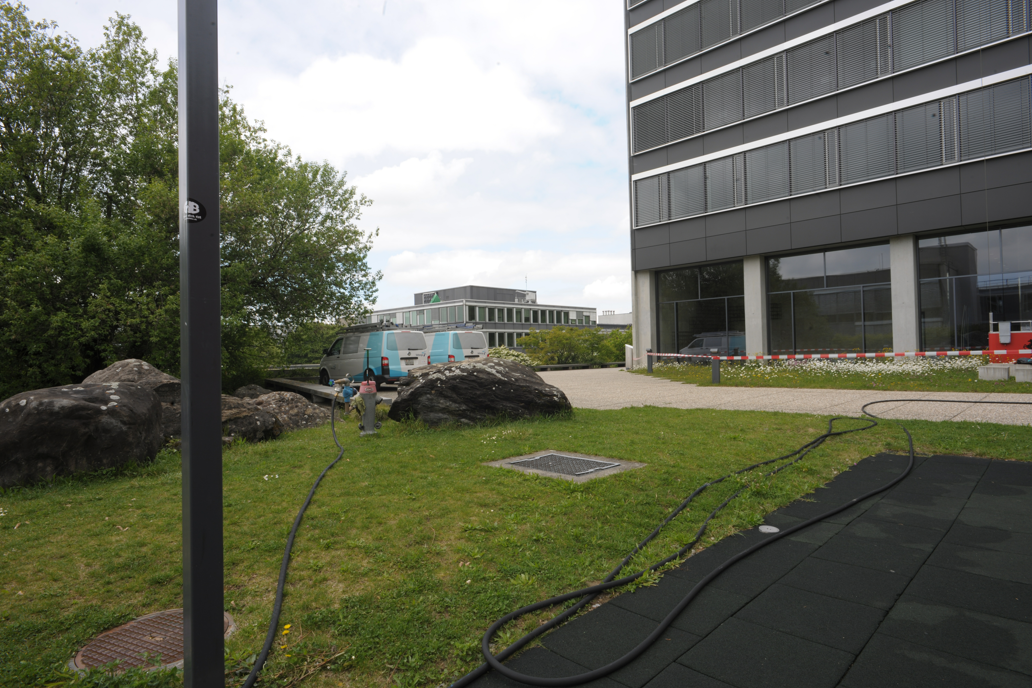
%> input picture Dataset/Stereo_48x96/test/ETH3D/hr/0001/hr0.png, 1032 x 688 px
$ octave generate_testset.m   (GNU Octave 9; MATLAB toolbox functions it lacks are replaced by stand-ins)
%> lines starting %> are read from the running program, lines starting %| are printed output that depends on the picture
### Dataset/Stereo_48x96/test/modcrop.m
function img_cropped = modcrop(img)
h = size(img, 1);
w = size(img, 2);

img_cropped = img(1:floor(h/8)*8, 1:floor(w/8)*8, :);
end

### Dataset/Stereo_48x96/test/generate_testset.m
clc
clear
%% KITTI2012
img_list = dir('./ETH3D_hr/hr');
for idx_file = 3:length(img_list)
    file_name = img_list(idx_file).name;
    % idx_name = find(file_name == '_');
    % file_name = file_name(1:idx_name-1);

    img_0 = imread(['./ETH3D_hr/hr/',img_list(idx_file).name, '/hr0.png']);
%> img_0 is the input picture: size 688x1032x3 uint8; mean R, G, B 103.6, 106.3, 90
    img_1 = imread(['./ETH3D_hr/hr/',img_list(idx_file).name, '/hr1.png']);
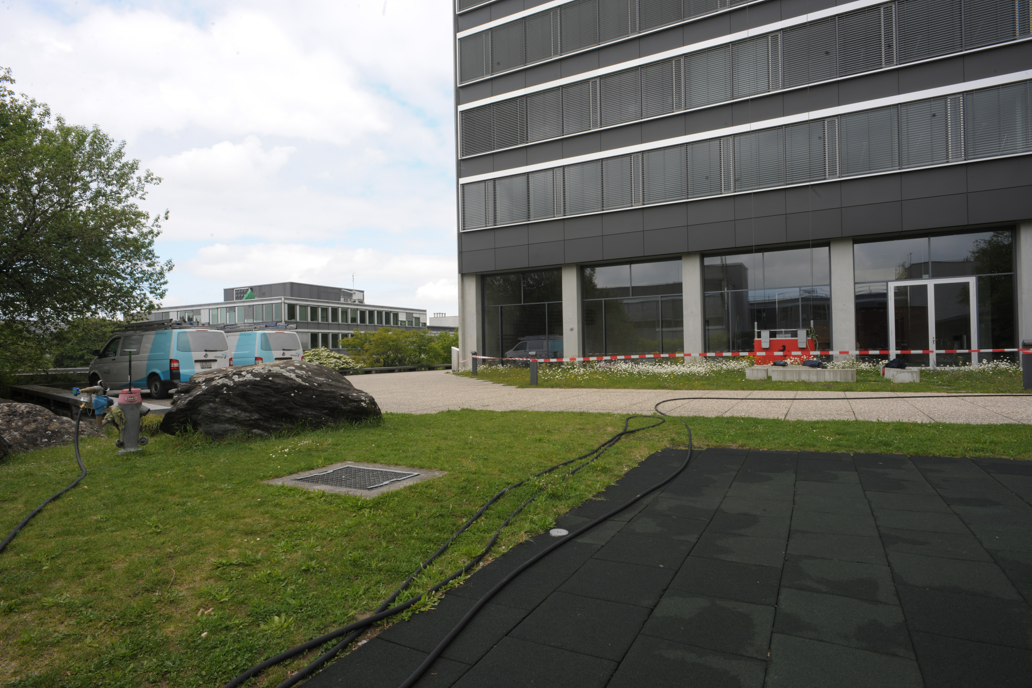
%> input picture Dataset/Stereo_48x96/test/ETH3D/hr/0001/hr1.png, 1032 x 688 px
%> img_1 is the input picture: size 688x1032x3 uint8; mean R, G, B 103.5, 106.2, 93.6
    img_0 = imresize(img_0, 1/2, 'bicubic');
%> img_0: size 344x516x3 uint8
    img_1 = imresize(img_1, 1/2, 'bicubic');
%> img_1: size 344x516x3 uint8

    %% x4
    scale_list = [4, 2];
    for idx_scale = 1:length(scale_list)
        scale = scale_list(idx_scale);

        %% generate HR & LR images
        img_hr_0 = modcrop(img_0);
        img_hr_1 = modcrop(img_1);
        img_lr_0 = imresize(img_hr_0, 1/scale, 'bicubic');
        img_lr_1 = imresize(img_hr_1, 1/scale, 'bicubic');

        mkdir('./ETH3D/hr');
        mkdir(['./ETH3D/hr/', file_name]);
        mkdir(['./ETH3D/lr_x', num2str(scale)]);
        mkdir(['./ETH3D/lr_x', num2str(scale), '/', file_name]);

        imwrite(img_hr_0, ['./ETH3D/hr/', file_name, '/hr0.png']);
        imwrite(img_hr_1, ['./ETH3D/hr/', file_name, '/hr1.png']);
        imwrite(img_lr_0, ['./ETH3D/lr_x', num2str(scale), '/', file_name, '/lr0.png']);
        imwrite(img_lr_1, ['./ETH3D/lr_x', num2str(scale), '/', file_name, '/lr1.png']);
    end
%> this loop made 2 passes
%> pass 1, in modcrop, `img_cropped = img(1:floor(h/8)*8, 1:floor(w/8)*8, :);`:
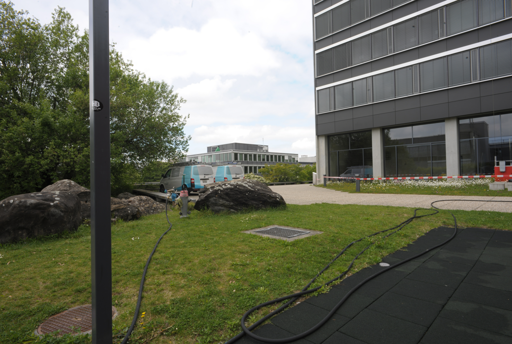
%> img_cropped: size 344x512x3 uint8; mean R, G, B 103.9, 106.6, 90.2
%> pass 1, in modcrop (call 2), `img_cropped = img(1:floor(h/8)*8, 1:floor(w/8)*8, :);`:
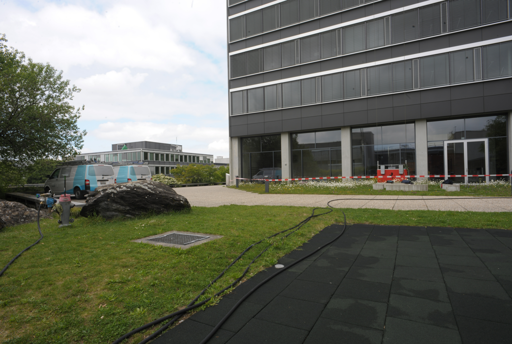
%> img_cropped: size 344x512x3 uint8; mean R, G, B 103.7, 106.4, 93.8
%> pass 1, `img_lr_0 = imresize(img_hr_0, 1/scale, 'bicubic');`:
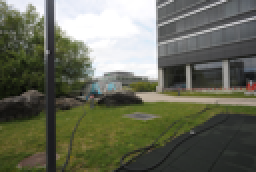
%> img_lr_0: size 86x128x3 uint8 (shown 2 times larger); mean R, G, B 103.9, 106.6, 90.2
%> pass 1, `img_lr_1 = imresize(img_hr_1, 1/scale, 'bicubic');`:
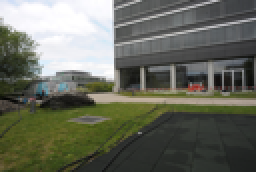
%> img_lr_1: size 86x128x3 uint8 (shown 2 times larger); mean R, G, B 103.7, 106.4, 93.8
end
